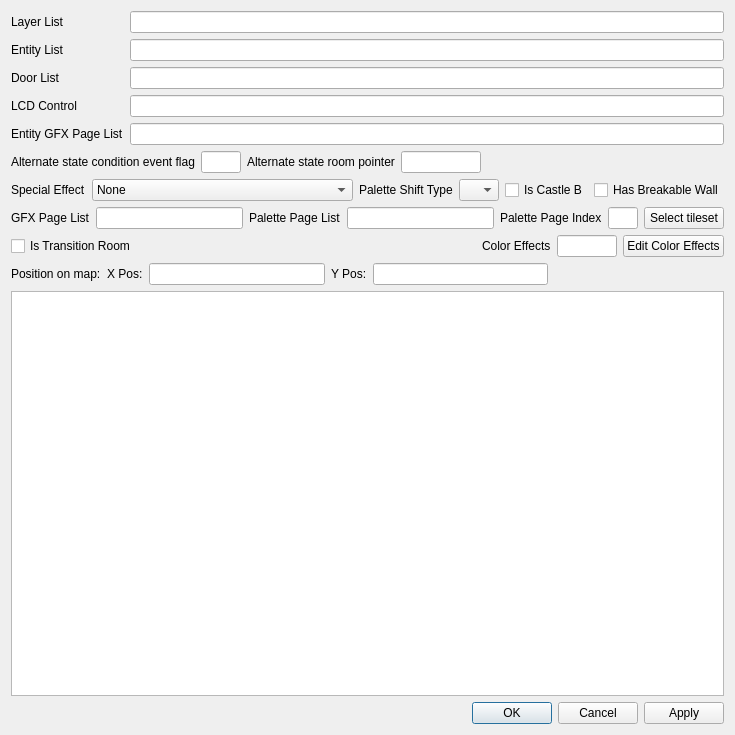
<?xml version="1.0" encoding="UTF-8"?>
<ui version="4.0">
 <class>RoomEditor</class>
 <widget class="QDialog" name="RoomEditor">
  <property name="geometry">
   <rect>
    <x>0</x>
    <y>0</y>
    <width>640</width>
    <height>735</height>
   </rect>
  </property>
  <property name="windowTitle">
   <string>Room Properties Editor</string>
  </property>
  <layout class="QVBoxLayout" name="verticalLayout">
   <item>
    <layout class="QFormLayout" name="formLayout">
     <property name="fieldGrowthPolicy">
      <enum>QFormLayout::AllNonFixedFieldsGrow</enum>
     </property>
     <item row="0" column="0">
      <widget class="QLabel" name="label_2">
       <property name="text">
        <string>Layer List</string>
       </property>
      </widget>
     </item>
     <item row="0" column="1">
      <widget class="QLineEdit" name="layer_list"/>
     </item>
     <item row="1" column="0">
      <widget class="QLabel" name="label_7">
       <property name="text">
        <string>Entity List</string>
       </property>
      </widget>
     </item>
     <item row="1" column="1">
      <widget class="QLineEdit" name="entity_list"/>
     </item>
     <item row="2" column="0">
      <widget class="QLabel" name="label_8">
       <property name="text">
        <string>Door List</string>
       </property>
      </widget>
     </item>
     <item row="2" column="1">
      <widget class="QLineEdit" name="door_list"/>
     </item>
     <item row="3" column="1">
      <widget class="QLineEdit" name="lcd_control"/>
     </item>
     <item row="4" column="1">
      <widget class="QLineEdit" name="entity_gfx_page_list"/>
     </item>
     <item row="3" column="0">
      <widget class="QLabel" name="label_9">
       <property name="text">
        <string>LCD Control</string>
       </property>
      </widget>
     </item>
     <item row="4" column="0">
      <widget class="QLabel" name="label_14">
       <property name="text">
        <string>Entity GFX Page List</string>
       </property>
      </widget>
     </item>
    </layout>
   </item>
   <item>
    <layout class="QHBoxLayout" name="horizontalLayout_3">
     <item>
      <widget class="QLabel" name="label_12">
       <property name="text">
        <string>Alternate state condition event flag</string>
       </property>
      </widget>
     </item>
     <item>
      <widget class="QLineEdit" name="alternate_state_event_flag">
       <property name="maximumSize">
        <size>
         <width>40</width>
         <height>16777215</height>
        </size>
       </property>
      </widget>
     </item>
     <item>
      <widget class="QLabel" name="label_13">
       <property name="text">
        <string>Alternate state room pointer</string>
       </property>
      </widget>
     </item>
     <item>
      <widget class="QLineEdit" name="alternate_state_room_pointer">
       <property name="maximumSize">
        <size>
         <width>80</width>
         <height>16777215</height>
        </size>
       </property>
      </widget>
     </item>
     <item>
      <spacer name="horizontalSpacer_2">
       <property name="orientation">
        <enum>Qt::Horizontal</enum>
       </property>
       <property name="sizeHint" stdset="0">
        <size>
         <width>40</width>
         <height>20</height>
        </size>
       </property>
      </spacer>
     </item>
    </layout>
   </item>
   <item>
    <layout class="QHBoxLayout" name="horizontalLayout_4">
     <item>
      <widget class="QLabel" name="label_15">
       <property name="text">
        <string>Special Effect</string>
       </property>
      </widget>
     </item>
     <item>
      <widget class="QComboBox" name="special_effect">
       <item>
        <property name="text">
         <string>None</string>
        </property>
       </item>
       <item>
        <property name="text">
         <string>Shift palettes</string>
        </property>
       </item>
       <item>
        <property name="text">
         <string>3D perspective background</string>
        </property>
       </item>
       <item>
        <property name="text">
         <string>Scrolling background + shift palettes</string>
        </property>
       </item>
       <item>
        <property name="text">
         <string>3D perspective background + shift palettes</string>
        </property>
       </item>
       <item>
        <property name="text">
         <string>3D clock tower in background</string>
        </property>
       </item>
      </widget>
     </item>
     <item>
      <widget class="QLabel" name="label_16">
       <property name="text">
        <string>Palette Shift Type</string>
       </property>
      </widget>
     </item>
     <item>
      <widget class="QComboBox" name="palette_shift_type">
       <property name="maximumSize">
        <size>
         <width>40</width>
         <height>16777215</height>
        </size>
       </property>
      </widget>
     </item>
     <item>
      <spacer name="horizontalSpacer_3">
       <property name="orientation">
        <enum>Qt::Horizontal</enum>
       </property>
       <property name="sizeHint" stdset="0">
        <size>
         <width>40</width>
         <height>20</height>
        </size>
       </property>
      </spacer>
     </item>
     <item>
      <widget class="QCheckBox" name="is_castle_b">
       <property name="text">
        <string>Is Castle B</string>
       </property>
      </widget>
     </item>
     <item>
      <widget class="QCheckBox" name="has_breakable_wall">
       <property name="text">
        <string>Has Breakable Wall</string>
       </property>
      </widget>
     </item>
    </layout>
   </item>
   <item>
    <layout class="QHBoxLayout" name="horizontalLayout_2">
     <item>
      <widget class="QLabel" name="label_3">
       <property name="text">
        <string>GFX Page List</string>
       </property>
      </widget>
     </item>
     <item>
      <widget class="QLineEdit" name="gfx_page_list"/>
     </item>
     <item>
      <widget class="QLabel" name="label_4">
       <property name="text">
        <string>Palette Page List</string>
       </property>
      </widget>
     </item>
     <item>
      <widget class="QLineEdit" name="palette_page_list"/>
     </item>
     <item>
      <widget class="QLabel" name="label_6">
       <property name="text">
        <string>Palette Page Index</string>
       </property>
      </widget>
     </item>
     <item>
      <widget class="QLineEdit" name="palette_page_index">
       <property name="maximumSize">
        <size>
         <width>30</width>
         <height>16777215</height>
        </size>
       </property>
      </widget>
     </item>
     <item>
      <widget class="QPushButton" name="select_tileset_button">
       <property name="text">
        <string>Select tileset</string>
       </property>
      </widget>
     </item>
    </layout>
   </item>
   <item>
    <layout class="QHBoxLayout" name="horizontalLayout_5">
     <item>
      <widget class="QCheckBox" name="is_transition_room">
       <property name="text">
        <string>Is Transition Room</string>
       </property>
      </widget>
     </item>
     <item>
      <spacer name="horizontalSpacer_4">
       <property name="orientation">
        <enum>Qt::Horizontal</enum>
       </property>
       <property name="sizeHint" stdset="0">
        <size>
         <width>40</width>
         <height>20</height>
        </size>
       </property>
      </spacer>
     </item>
     <item>
      <widget class="QLabel" name="label_5">
       <property name="text">
        <string>Color Effects</string>
       </property>
      </widget>
     </item>
     <item>
      <widget class="QLineEdit" name="color_effects">
       <property name="maximumSize">
        <size>
         <width>60</width>
         <height>16777215</height>
        </size>
       </property>
      </widget>
     </item>
     <item>
      <widget class="QPushButton" name="edit_color_effects_button">
       <property name="text">
        <string>Edit Color Effects</string>
       </property>
      </widget>
     </item>
    </layout>
   </item>
   <item>
    <layout class="QHBoxLayout" name="horizontalLayout">
     <item>
      <widget class="QLabel" name="label">
       <property name="text">
        <string>Position on map:</string>
       </property>
      </widget>
     </item>
     <item>
      <widget class="QLabel" name="label_10">
       <property name="text">
        <string>X Pos:</string>
       </property>
      </widget>
     </item>
     <item>
      <widget class="QLineEdit" name="map_x_pos"/>
     </item>
     <item>
      <widget class="QLabel" name="label_11">
       <property name="text">
        <string>Y Pos:</string>
       </property>
      </widget>
     </item>
     <item>
      <widget class="QLineEdit" name="map_y_pos"/>
     </item>
     <item>
      <spacer name="horizontalSpacer">
       <property name="orientation">
        <enum>Qt::Horizontal</enum>
       </property>
       <property name="sizeHint" stdset="0">
        <size>
         <width>40</width>
         <height>20</height>
        </size>
       </property>
      </spacer>
     </item>
    </layout>
   </item>
   <item>
    <widget class="QGraphicsView" name="map_graphics_view">
     <property name="minimumSize">
      <size>
       <width>520</width>
       <height>390</height>
      </size>
     </property>
    </widget>
   </item>
   <item>
    <widget class="QDialogButtonBox" name="buttonBox">
     <property name="standardButtons">
      <set>QDialogButtonBox::Apply|QDialogButtonBox::Cancel|QDialogButtonBox::Ok</set>
     </property>
    </widget>
   </item>
  </layout>
 </widget>
 <resources/>
 <connections/>
</ui>
